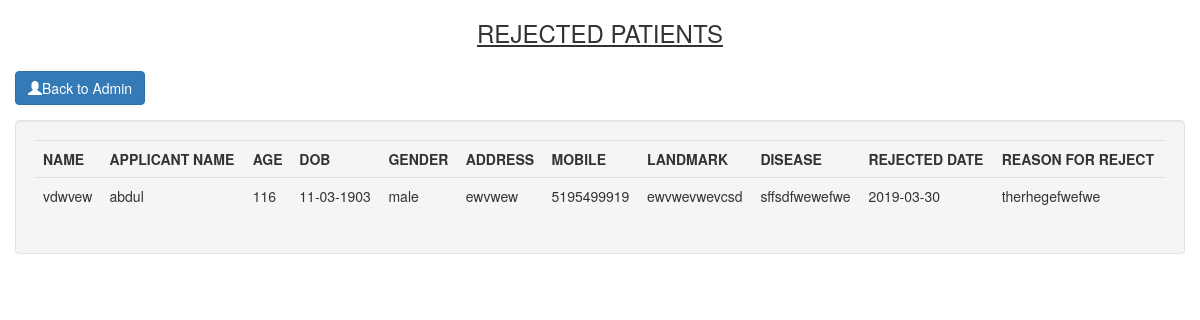
The page /Login/admin/Patient/rejpatient.php on the database its author committed.
### tables this page shows
CREATE TABLE IF NOT EXISTS `patients` (
  `p_name` varchar(255) NOT NULL,
  `p_age` varchar(100) NOT NULL,
  `p_dob` varchar(255) NOT NULL,
  `p_gender` varchar(255) NOT NULL,
  `p_address` varchar(255) NOT NULL,
  `p_mob` varchar(255) NOT NULL,
  `p_aadhar` varchar(255) NOT NULL,
  `p_verify` varchar(255) NOT NULL,
  `a_aadhar` varchar(255) NOT NULL,
  `a_name` varchar(255) NOT NULL,
  `p_date` date DEFAULT NULL,
  `comment` varchar(255) NOT NULL,
  `rej_date` varchar(255) DEFAULT NULL,
  PRIMARY KEY (`p_aadhar`)
);

CREATE TABLE IF NOT EXISTS `checkup` (
  `p_aadhar` varchar(255) NOT NULL,
  `p_landmark` varchar(255) NOT NULL,
  `p_disease` varchar(255) NOT NULL,
  `p_curr_stat` varchar(255) NOT NULL,
  `p_curr_check_stat` varchar(255) NOT NULL,
  `p_curr_hlth_cond` varchar(255) NOT NULL,
  `checkup_date` varchar(255) DEFAULT NULL,
  `checked` varchar(255) NOT NULL,
  `status` varchar(255) DEFAULT NULL,
  `c_date` varchar(255) DEFAULT NULL,
  PRIMARY KEY (`p_aadhar`)
);

### Login/admin/Patient/rejpatient.php (the view, shortened to what this page needs)
<!DOCTYPE html>
<html>
<head>
	<link href="css/bootstrap.css" rel="stylesheet" type="text/css" media="all" />
</head>
<body>
	<h3><center><u>REJECTED PATIENTS</u></center></h3>
	<div style="padding: 15px;">
		<a class="btn btn-primary" href="http://localhost/pcu/Login/admin/admin.php#profile" ><span class='glyphicon glyphicon-user' aria-hidden='true'></span>Back to Admin</a>
	</div>
	<?php
    include("connect.php");
    $sql = "SELECT * FROM patients,checkup WHERE patients.p_aadhar=checkup.p_aadhar AND p_verify='n'";
	$result = mysqli_query($conn , $sql);
	if (mysqli_num_rows($result)>0)
	{ ?>
	<div class="container-fluid">
	<div class="well">
	<table class="table">
	<tr>
	<th>NAME</th>
	<th>APPLICANT NAME</th>
	<th>AGE</th>
	<th>DOB</th>
	<th>GENDER</th>
	<th>ADDRESS</th>
	<th>MOBILE</th>
	<th>LANDMARK</th>
	<th>DISEASE</th>
	<th>REJECTED DATE</th>
	<th>REASON FOR REJECT</th>
    </tr>
	<?php while ($row = mysqli_fetch_array($result)) { ?>
		<tr>
		<td><?php echo $row['p_name']; ?> </td>
        <td><?php echo $row['a_name']; ?> </td>
        <td><?php echo $row['p_age']; ?> </td>
		<td><?php echo $row['p_dob']; ?> </td>
		<td><?php echo $row['p_gender']; ?> </td>
		<td><?php echo $row['p_address']; ?> </td>
		<td><?php echo $row['p_mob']; ?> </td>
		<td><?php echo $row['p_landmark']; ?> </td>
		<td><?php echo $row['p_disease']; ?> </td>
		<td><?php echo $row['rej_date']; ?> </td>
		<td><?php echo $row['comment']; ?> </td>
        </tr>
<?php  }
}
 else
{ ?>
	<script>alert("No Data Available !!!");</script>
<?php
}
?>
</table>
</body>
</html>

### rows shown on the page
patients: p_name "vdwvew", a_name "abdul", p_age "116", p_dob "11-03-1903", p_gender "male", p_address "ewvwew", p_mob "5195499919", checkup.p_landmark "ewvwevwevcsd", checkup.p_disease "sffsdfwewefwe", rej_date "2019-03-30", comment "therhegefwefwe"
